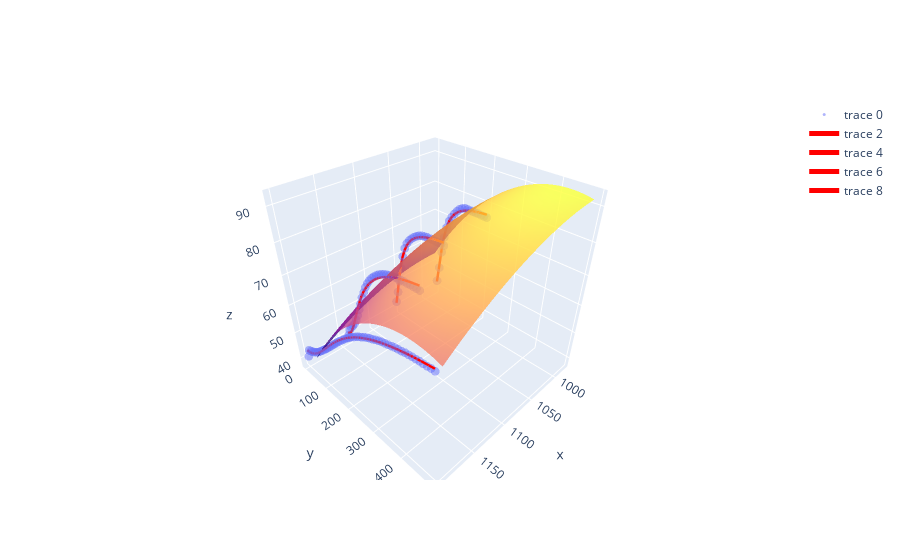

The notebook cell this image was saved under:
### Code cell
# select one sample and only use every 10th datapoint for visualization
df_test = df.loc['NGG134'].reset_index().iloc[::10]

# create graph objects figure
fig = go.Figure()

# add raw datapoints as scatter markers 
fig.add_trace(go.Scatter3d(x=df_test['temp'], y=df_test['ts'], z=df_test['tc'],
                           mode='markers', marker={'size': 3}, opacity=0.5))

# calculate regression lines for every temperature curve
for name, group in df_test.groupby('temp'):

    # fit user-defined regression curve to data points with bounds and max evolutions
    points = group['ts']
    z, _ = curve_fit(fit, group['ts'], group['tc'], method='trf', maxfev=10000, p0=(
        50, 50, 2000), bounds=([0, 0, 0], [120, 120, 6000]))
    points2 = fit(points, *z)

    # fit quadratic regression plane to data points
    X, Y, Z, C, R = get_plane(df_test.values)

    # plot regression plane
    fig.add_trace(go.Surface(x=X, y=Y, z=Z, opacity=0.3,
                  showlegend=False, showscale=False))

    # plot regression curve
    fig.add_trace(go.Scatter3d(x=[name]*len(points), y=points, z=points2,
                               mode='lines', line={'width': 5, 'color': 'red'}))

    # print regression parameters
    print(nech, name)
    print(f'Coefficients:\na={z[0]}\nb={z[1]}\nc={z[2]}')
    print(f'R2:\n{r2_score(group["tc"],points2)}\n')

# show figure
fig.show()

### Figure 1 — Plotly figure (JSON) as saved in the notebook; plotly's stock layout.template omitted (floating-point values rounded to 4 significant figures; data arrays with more than 128 entries replaced by an {"elided": "..."} marker saying what was removed)
{"data": [{"marker": {"size": 3}, "mode": "markers", "opacity": 0.5, "type": "scatter3d", "x": [1140, 1140, 1140, 1140, 1140, 1140, 1140, 1140, 1140, 1140, 1140, 1140, 1140, 1140, 1140, 1140, 1140, 1140, 1140, 1140, 1140, 1140, 1140, 1140, 1140, 1140, 1140, 1140, 1140, 1140, 1140, 1140, 980, 980, 980, 980, 980, 980, 980, 980, 980, 980, 980, 980, 980, 980, 980, 980, 980, 980, 980, 980, 1060, 1060, 1060, 1060, 1060, 1060, 1060, 1060, 1060, 1060, 1060, 1060, 1060, 1060, 1060, 1060, 1060, 1060, 1060, 1060, 1060, 1200, 1200, 1200, 1200, 1200, 1200, 1200, 1200, 1200, 1200, 1200, 1200, 1200, 1200, 1200, 1200, 1200, 1200, 1200, 1200, 1200, 1200, 1200, 1200, 1200, 1200, 1200, 1200, 1200, 1200, 1200, 1200, 1200, 1200, 1200, 1200, 1200, 1200, 1200, 1200, 1200, 1200, 1200, 1200, 1200, 1200, 1200, 1200, 1200, 1200], "y": [0, 10, 20, 30, 40, 51, 61, 71, 81, 91, 101, 111, 121, 131, 141, 151, 161, 171, 181, 191, 201, 211, 221, 231, 241, 251, 261, 272, 282, 292, 302, 312, 9, 19, 29, 39, 49, 59, 69, 79, 89, 99, 109, 119, 129, 139, 149, 159, 169, 179, 189, 199, 10, 20, 30, 40, 50, 60, 70, 80, 90, 100, 110, 120, 130, 140, 150, 160, 170, 180, 190, 200, 210, 2, 12, 22, 32, 42, 52, 62, 72, 82, 92, 102, 112, 122, 132, 142, 152, 162, 172, 182, 193, 203, 213, 223, 233, 243, 253, 263, 273, 283, 293, 303, 313, 323, 333, 343, 353, 363, 373, 383, 393, 403, 413, 423, 433, 443, 453, 463, 473, 483, 493], "z": [40, 42.9, 44.5, 45.9, 47.4, 49.5, 51.9, 54.7, 57.4, 60.2, 62.5, 64.9, 66.7, 68.2, 69.5, 70.5, 71.4, 72.2, 72.8, 73.3, 73.7, 74, 74.3, 74.4, 74.6, 74.7, 74.8, 74.8, 74.9, 74.9, 74.9, 74.9, 42.8, 49, 55.9, 62.1, 66.3, 69, 70.9, 72.4, 73.7, 74.8, 75.4, 75.8, 75.8, 75.8, 75.8, 75.8, 75.8, 75.7, 75.7, 75.7, 43.7, 48.3, 53.2, 58.7, 63.5, 66.9, 69.1, 70.5, 71.6, 72.5, 73.2, 73.8, 74.2, 74.4, 74.6, 74.6, 74.6, 74.6, 74.6, 74.5, 74.5, 40.8, 44, 44.4, 44.8, 45.4, 46.1, 46.9, 47.8, 48.8, 49.8, 50.8, 51.8, 52.9, 54, 55.1, 56.2, 57.3, 58.4, 59.4, 60.5, 61.5, 62.4, 63.3, 64.2, 64.9, 65.7, 66.3, 66.9, 67.6, 68.1, 68.6, 69, 69.5, 69.9, 70.3, 70.6, 70.9, 71.2, 71.5, 71.7, 71.9, 72.2, 72.3, 72.5, 72.6, 72.8, 72.8, 72.9, 73.1, 73.1]}, {"opacity": 0.3, "showlegend": false, "showscale": false, "type": "surface", "x": {"elided": "50x22 int values"}, "y": {"elided": "50x22 int values"}, "z": {"elided": "50x22 float values"}}, {"line": {"color": "red", "width": 5}, "mode": "lines", "type": "scatter3d", "x": [980, 980, 980, 980, 980, 980, 980, 980, 980, 980, 980, 980, 980, 980, 980, 980, 980, 980, 980, 980], "y": [9, 19, 29, 39, 49, 59, 69, 79, 89, 99, 109, 119, 129, 139, 149, 159, 169, 179, 189, 199], "z": [42.31, 49.41, 56.63, 62.21, 66.16, 68.89, 70.81, 72.19, 73.21, 73.97, 74.55, 75.01, 75.37, 75.66, 75.9, 76.1, 76.26, 76.4, 76.52, 76.62]}, {"opacity": 0.3, "showlegend": false, "showscale": false, "type": "surface", "x": {"elided": "50x22 int values"}, "y": {"elided": "50x22 int values"}, "z": {"elided": "50x22 float values"}}, {"line": {"color": "red", "width": 5}, "mode": "lines", "type": "scatter3d", "x": [1060, 1060, 1060, 1060, 1060, 1060, 1060, 1060, 1060, 1060, 1060, 1060, 1060, 1060, 1060, 1060, 1060, 1060, 1060, 1060, 1060], "y": [10, 20, 30, 40, 50, 60, 70, 80, 90, 100, 110, 120, 130, 140, 150, 160, 170, 180, 190, 200, 210], "z": [43.0, 48.45, 54.45, 59.53, 63.42, 66.29, 68.4, 69.96, 71.14, 72.05, 72.75, 73.31, 73.75, 74.12, 74.41, 74.66, 74.87, 75.05, 75.2, 75.33, 75.44]}, {"opacity": 0.3, "showlegend": false, "showscale": false, "type": "surface", "x": {"elided": "50x22 int values"}, "y": {"elided": "50x22 int values"}, "z": {"elided": "50x22 float values"}}, {"line": {"color": "red", "width": 5}, "mode": "lines", "type": "scatter3d", "x": [1140, 1140, 1140, 1140, 1140, 1140, 1140, 1140, 1140, 1140, 1140, 1140, 1140, 1140, 1140, 1140, 1140, 1140, 1140, 1140, 1140, 1140, 1140, 1140, 1140, 1140, 1140, 1140, 1140, 1140, 1140, 1140], "y": [0, 10, 20, 30, 40, 51, 61, 71, 81, 91, 101, 111, 121, 131, 141, 151, 161, 171, 181, 191, 201, 211, 221, 231, 241, 251, 261, 272, 282, 292, 302, 312], "z": [41.15, 41.64, 43.02, 45.11, 47.66, 50.7, 53.47, 56.12, 58.56, 60.77, 62.73, 64.46, 65.97, 67.3, 68.46, 69.47, 70.36, 71.15, 71.84, 72.45, 72.99, 73.47, 73.89, 74.28, 74.62, 74.93, 75.21, 75.49, 75.72, 75.92, 76.11, 76.29]}, {"opacity": 0.3, "showlegend": false, "showscale": false, "type": "surface", "x": {"elided": "50x22 int values"}, "y": {"elided": "50x22 int values"}, "z": {"elided": "50x22 float values"}}, {"line": {"color": "red", "width": 5}, "mode": "lines", "type": "scatter3d", "x": [1200, 1200, 1200, 1200, 1200, 1200, 1200, 1200, 1200, 1200, 1200, 1200, 1200, 1200, 1200, 1200, 1200, 1200, 1200, 1200, 1200, 1200, 1200, 1200, 1200, 1200, 1200, 1200, 1200, 1200, 1200, 1200, 1200, 1200, 1200, 1200, 1200, 1200, 1200, 1200, 1200, 1200, 1200, 1200, 1200, 1200, 1200, 1200, 1200, 1200], "y": [2, 12, 22, 32, 42, 52, 62, 72, 82, 92, 102, 112, 122, 132, 142, 152, 162, 172, 182, 193, 203, 213, 223, 233, 243, 253, 263, 273, 283, 293, 303, 313, 323, 333, 343, 353, 363, 373, 383, 393, 403, 413, 423, 433, 443, 453, 463, 473, 483, 493], "z": [43.27, 43.4, 43.72, 44.2, 44.84, 45.62, 46.52, 47.52, 48.59, 49.72, 50.88, 52.05, 53.23, 54.39, 55.53, 56.64, 57.71, 58.74, 59.73, 60.76, 61.65, 62.49, 63.29, 64.04, 64.76, 65.43, 66.06, 66.65, 67.21, 67.74, 68.23, 68.7, 69.14, 69.55, 69.94, 70.31, 70.65, 70.98, 71.29, 71.58, 71.85, 72.11, 72.36, 72.59, 72.82, 73.03, 73.22, 73.41, 73.59, 73.76]}], "layout": {}}
